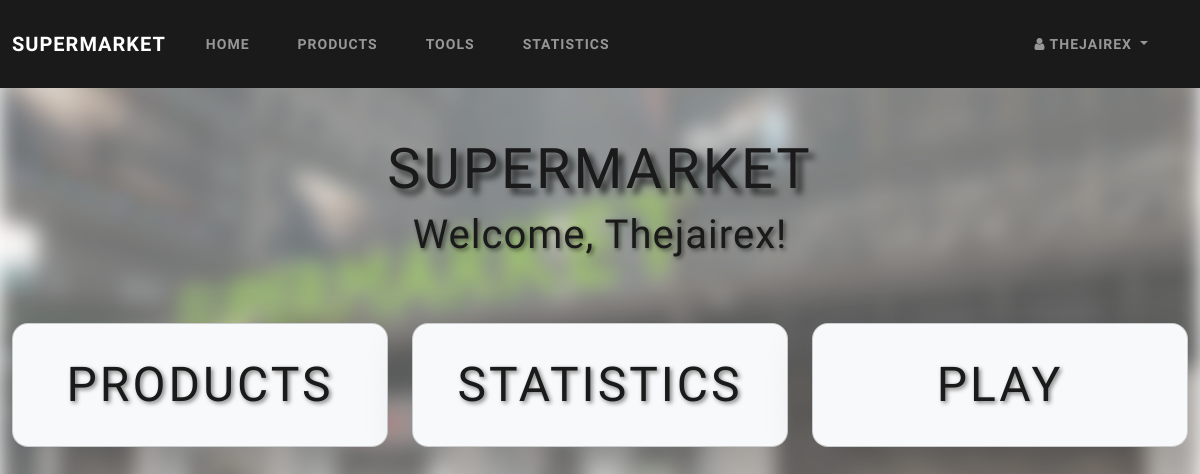
/ (signed in), run on an earlier commit of the app's database.
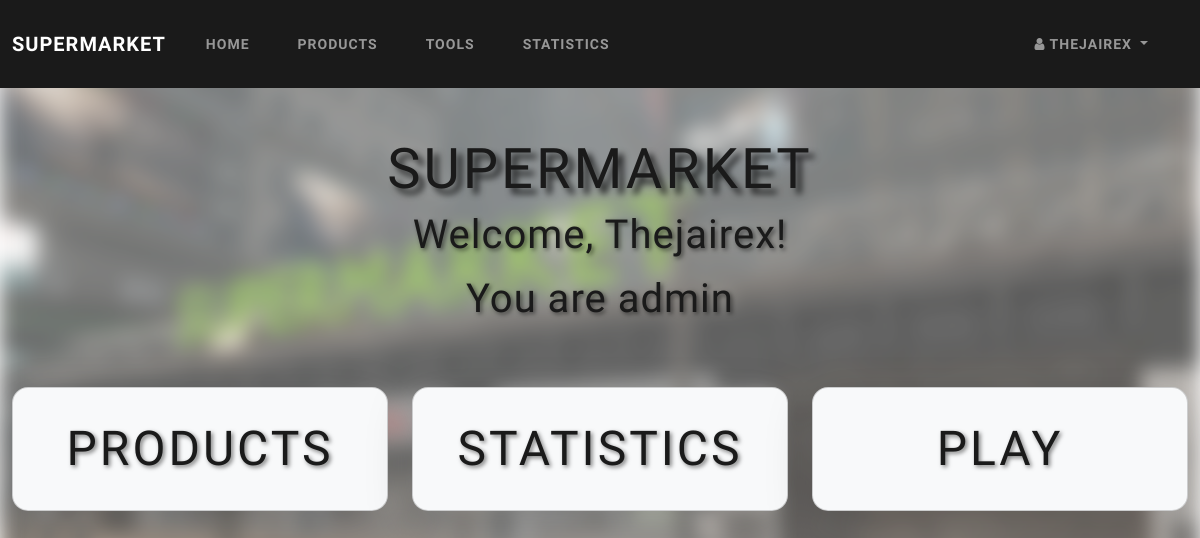
And on a later commit of the database.
### DB/models/users.py (models this page shows, shortened)
class User(UserMixin,Base):
    __tablename__ = "users"
    user_id  = Column(Integer, primary_key=True, autoincrement=True)
    username = Column(String(150), unique=True, nullable=False)
    password = Column(String(150), nullable=False)
    role = Column(String(150), nullable=False, default="user")

### app.py (the view)
@app.route('/')
def index():
    return render_template('index.html')

### DB/__init__.py (called while the page is built)
    def get_record(self, model, column, value):
        return self.session.query(model).filter(getattr(model, column) == value).first()

### app.py (called while the page is built)
@login_manger.user_loader
def load_user(user_id):
    return db.get_record(User, 'user_id', user_id)

### templates/index.html (shortened to what this page needs)
{% extends "layout.html" %}
{% block content %}
<main>
    <div id="carouselBackground" class="carousel slide" data-bs-ride="carousel">
        <div class="carousel-inner">
            <div class="carousel-item active">
            </div>
        </div>
    </div>
    <div class="content container-fluid">
        <div class="row">
            <div class="col-12 p-5">
                <h1 class="display-4 text-center" style="text-shadow: 6px 6px 6px rgba(0, 0, 0, 0.7);">
                    SuperMarket</h1>
                {% if current_user.is_authenticated %}
                <p class="text-center text-primary mt-0 display-6 ">Welcome, {{ current_user.username }}!</p>
                {% if current_user.role == 'admin' %}
                <p class="text-center text-primary mt-0 display-6 ">You are {{ current_user.role }}</p>
                {% endif %}
                {% endif %}
            </div>
            <div class="col-4">
                <a href="{{ url_for('products.products') }}" class="text-decoration-none">
                    <div class="card text-center text-primary rounded-4 bg-body-tertiary p-3 shadow-lg ">
                        <div class="card-body">
                            <h5 class="card-title display-5 m-0">Products</h5>
                        </div>
                    </div>
                </a>
            </div>
            <div class="col-4">
                <a href="#{{ url_for('statistics') }}" class="text-decoration-none " >
                    <div class="card text-center text-primary rounded-4 bg-body-tertiary p-3 shadow-lg">
                        <div class="card-body">
                            <h5 class="card-title display-5 m-0">Statistics</h5>
                        </div>
                    </div>
                </a>
            </div>
            {% if current_user.is_authenticated %}
            <div class="col-4">
                <a href="{{ url_for('play.play') }}" class="text-decoration-none">
                    <div class="card text-center text-primary rounded-4 bg-body-tertiary p-3 shadow-lg">
                        <div class="card-body">
                            <h5 class="card-title display-5 m-0">Play</h5>
                        </div>
                    </div>
                </a>
            </div>
                {% endif %}
            </div>
        </div>
</main>
{% endblock content %}

### templates/layout.html (shortened to what this page needs)
<!DOCTYPE html>
<html lang="en">
<head>
    <link rel="stylesheet" href="{{ url_for('static', filename='css/bootstrap.min.css') }}">
    <link rel="stylesheet" href="https://cdnjs.cloudflare.com/ajax/libs/font-awesome/4.7.0/css/font-awesome.min.css">
    <link rel="stylesheet" href="{{ url_for('static', filename='css/style.css') }}">
</head>
<body>
    <header>
        <nav class="navbar navbar-expand-lg navbar-dark bg-primary" data-bs-theme="dark">
            <div class="container-fluid">
                <a href="#" class="navbar-brand">SuperMarket</a>
                <div class="collapse navbar-collapse" id="navbarNav">
                    <ul class="navbar-nav flex-grow-1">
                        <li class="nav-item">
                            <a href="{{ url_for('index') }}" class="nav-link me-auto p-2">Home</a>
                        </li>
                        <li class="nav-item">
                            <a href="{{ url_for('products.products') }}" class="nav-link me-auto p-2">Products</a>
                        </li>
                        {% if current_user.is_authenticated %}
                        <li class="nav-item">
                            <a href="#" class="nav-link me-auto p-2">Tools</a>
                        </li>
                        <li class="nav-item">
                            <a href="{{ url_for('statistics') }}" class="nav-link me-auto p-2">Statistics</a>
                        </li>
                        <li class="nav-item ms-auto dropdown">
                            <a href="#" class="nav-link dropdown-toggle p-2" role="button" data-bs-toggle="dropdown" aria-expanded="false">
                                <i class="fa fa-user"></i> {{ current_user.username }}
                            </a>
                        </li>
                        {% endif %}
                    </ul>
                </div>
            </div>
        </nav>
    </header>
    {% block content %}
    {% endblock content %}
</body>
</html>

What changed in the data, as far as the page shows it:
changed User "Thejairex": role (not shown) → "admin"
Also different on the page:
text now shown: "You are"
